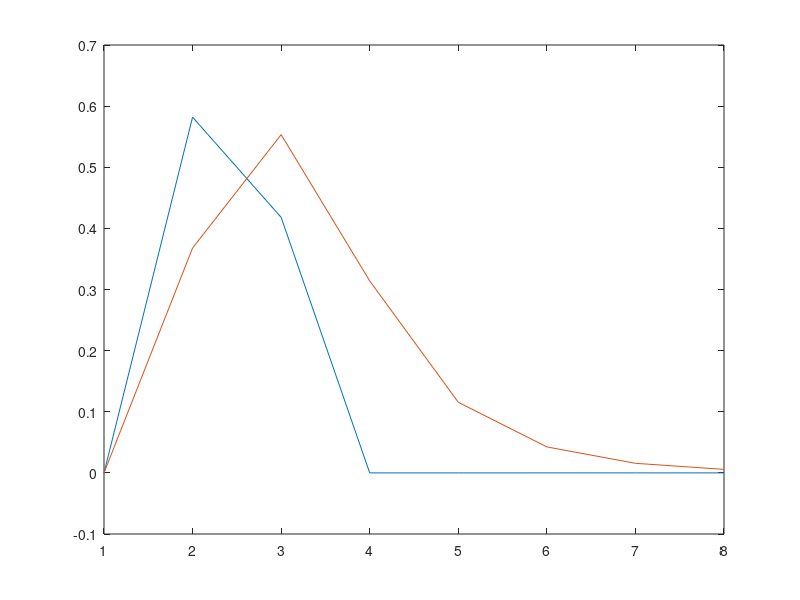

The MATLAB source for this figure:
%This looks at quantization effects in the Arduino implementation of a SISO
%deadbeat controller

%Quantization levels
%I need to make assumptions about the sensor ranges
%Assume:  y ranges plus/minus 2, u ranges plus/minus 5
q1 = 4/1024;  %10 bit ADC resolution
q2 = 10/256;  %8 bit DAC resolution

%Build the plant model
s = tf('s');
P = 1/s/(s+1);
Pz = c2d(P,1);
%This is the previously designed deadbeat controller
z = tf('z',1);
Cz = (1.5820*z-0.5820)/(z+0.4180);

%Worst-case analysis
T = feedback(Pz*Cz,1);
S = 1-T;
h1 = impulse(T);
h2 = impulse(Pz*S);
plot([h1,h2])
emax = sum(abs(h1))*q1/2+sum(abs(h2))*q2/2